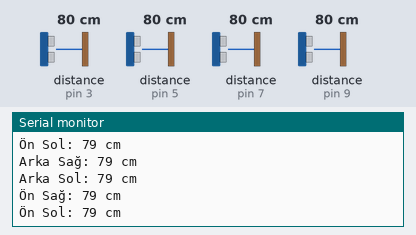
The sketch below on a simulated Arduino Uno, built with avr-gcc and run on an emulated ATmega328P. Shown: the last lines printed to the serial monitor. Wiring (inferred from the names in the program): 4 × ultrasonic range finder: trigger pin 2, echo pin 3 / trigger pin 4, echo pin 5 / trigger pin 6, echo pin 7 / trigger pin 8, echo pin 9. The test bench sets the inputs (shaded band); at power-on: distance to the obstacle (sensors on pin 3, pin 5, pin 7, pin 9) 80 cm. The echo pulse lasts 58.3 µs per cm.

Above: at 1.3 s.
1.4 s: distance to the obstacle (sensor on pin 3) set to 2 cm
2.9 s: distance to the obstacle (sensor on pin 5) set to 2 cm
At 3.48 s:
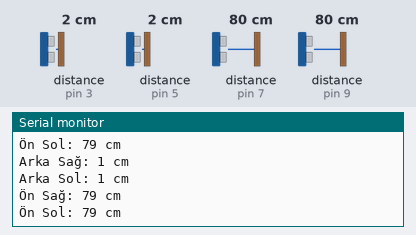
4.4 s: distance to the obstacle (sensor on pin 7) set to 2 cm
At 5.01 s:
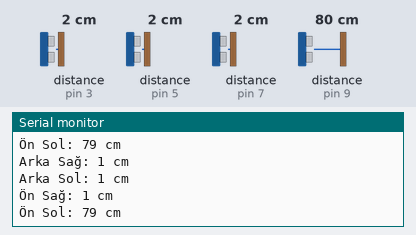
5.9 s: distance to the obstacle (sensor on pin 9) set to 2 cm
At 6.52 s:
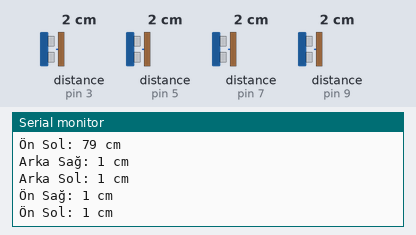
7.4 s: distance to the obstacle (sensor on pin 3) set to 4 cm
8.9 s: distance to the obstacle (sensor on pin 5) set to 4 cm
At 9.54 s:
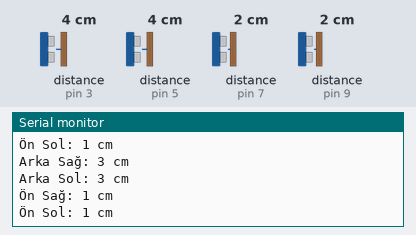
Timing chart, 0 to 11.4 s (numbered marks = the images above; inputs shaded):
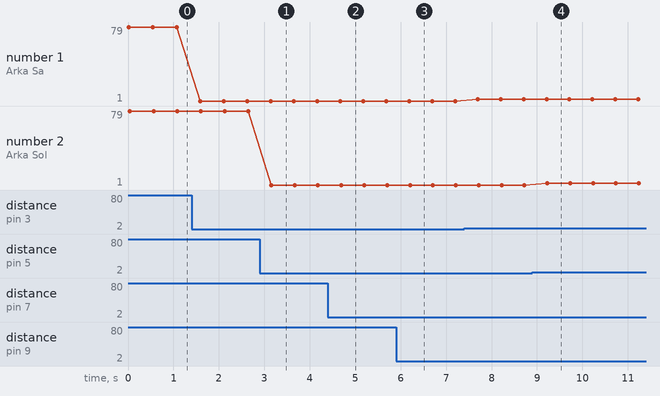

Measured:
- after the input at 2.9 s, the serial monitor: prints a new line after 0.26 s (image 1)
- after the input at 4.4 s, the serial monitor: prints a new line after 0.31 s (image 2)
- after the input at 5.9 s, the serial monitor: prints a new line after 0.34 s (image 3)
- after the input at 8.9 s, the serial monitor: prints a new line after 0.33 s (image 4)
- plotted number 1: 79 → 1 after the input at 1.4 s, 1 → 3 after the input at 7.4 s

The sketch:

dortlusensor.ino
```cpp
#define TRIGGER_BACK_RIGHT 2
#define ECHO_BACK_RIGHT 3
#define TRIGGER_BACK_LEFT 4
#define ECHO_BACK_LEFT 5
#define TRIGGER_FRONT_RIGHT 6
#define ECHO_FRONT_RIGHT 7
#define TRIGGER_FRONT_LEFT 8
#define ECHO_FRONT_LEFT 9

void setup() {
  Serial.begin(9600);

  // Pin modlarını ayarla
  pinMode(TRIGGER_BACK_RIGHT, OUTPUT);
  pinMode(ECHO_BACK_RIGHT, INPUT);
  pinMode(TRIGGER_BACK_LEFT, OUTPUT);
  pinMode(ECHO_BACK_LEFT, INPUT);
  pinMode(TRIGGER_FRONT_RIGHT, OUTPUT);
  pinMode(ECHO_FRONT_RIGHT, INPUT);
  pinMode(TRIGGER_FRONT_LEFT, OUTPUT);
  pinMode(ECHO_FRONT_LEFT, INPUT);
}

void loop() {
  long duration;
  int distanceBackRight, distanceBackLeft, distanceFrontRight, distanceFrontLeft;

  // Sensörlerden mesafeyi al
  distanceBackRight = getDistance(TRIGGER_BACK_RIGHT, ECHO_BACK_RIGHT);
  distanceBackLeft = getDistance(TRIGGER_BACK_LEFT, ECHO_BACK_LEFT);
  distanceFrontRight = getDistance(TRIGGER_FRONT_RIGHT, ECHO_FRONT_RIGHT);
  distanceFrontLeft = getDistance(TRIGGER_FRONT_LEFT, ECHO_FRONT_LEFT);

  // Sonuçları Serial monitöre yazdır
  Serial.print("Arka Sağ: ");
  Serial.print(distanceBackRight);
  Serial.println(" cm");

  Serial.print("Arka Sol: ");
  Serial.print(distanceBackLeft);
  Serial.println(" cm");

  Serial.print("Ön Sağ: ");
  Serial.print(distanceFrontRight);
  Serial.println(" cm");

  Serial.print("Ön Sol: ");
  Serial.print(distanceFrontLeft);
  Serial.println(" cm");

  delay(500); // 0.5 saniye bekle
}

int getDistance(int triggerPin, int echoPin) {
  long duration;
  int distance;

  // Trigger pulse'u oluştur
  digitalWrite(triggerPin, LOW);
  delayMicroseconds(2);
  digitalWrite(triggerPin, HIGH);
  delayMicroseconds(10);
  digitalWrite(triggerPin, LOW);

  // Echo pulse'ını ölç
  duration = pulseIn(echoPin, HIGH);

  // Mesafeyi hesapla (cm cinsinden)
  distance = duration * 0.0344 / 2;

  return distance;
}
```
